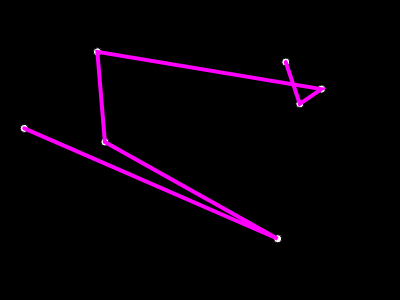
Frame 1 (no input)
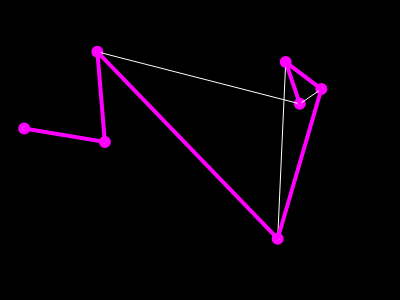
Frame 60 (no input)
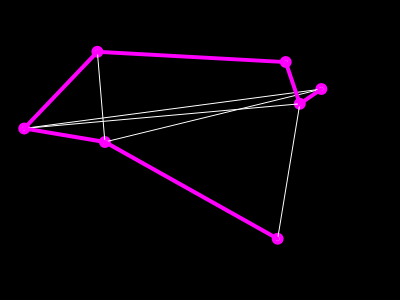
Frame 120 (the mouse pressed at the canvas centre since frame 60)

The p5.js sketch that drew these frames (run headless with seeded random() and noise() and a simulated clock; from frame 60 on, the mouse is pressed at the canvas centre):

// p5.js sketch
// ── sketch.js
var cities = [];
var totalCities = 7;
var recordDistance;
var bestEver;

function setup() {
    createCanvas(400, 300);
    for (var i = 0; i < totalCities; i++) {
        var v = createVector(random(width), random(height));
        cities[i] = v;
    }
    var d = calculateDistance(cities);
    recordDistance = d;
    console.log(recordDistance);
    bestEver = cities;
}

function draw() {
    background(0);
    fill(255);
    for (var i = 0; i < cities.length; i++) {
        ellipse(cities[i].x, cities[i].y, 8, 8);
    }
    stroke(255);
    strokeWeight(1);
    noFill();
    beginShape();
    for (var i = 0; i < cities.length; i++) {
        vertex(cities[i].x, cities[i].y);
    }
    endShape();
    stroke(255, 0, 255);
    strokeWeight(4);
    noFill();
    beginShape();
    for (var i = 0; i < bestEver.length; i++) {
        vertex(bestEver[i].x, bestEver[i].y);
    }
    endShape();
    var i = floor(random(cities.length));
    var j = floor(random(cities.length));
    swap(cities, i, j);
    var d = calculateDistance(cities);
    if(d < recordDistance){
        recordDistance = d;
        console.log(recordDistance);
        bestEver = cities.slice();
    }
}

function swap(a, i, j) {
    var temp = a[i];
    a[i] = a[j];
    a[j] = temp;
}

function calculateDistance(points) {
    var sum = 0;
    for (var i = 0; i < points.length - 1   ; i++) {
        var d = dist(points[i].x, points[i].y, points[i + 1].x, points[i + 1].y);
        sum += d;
    }
    return sum;
}
